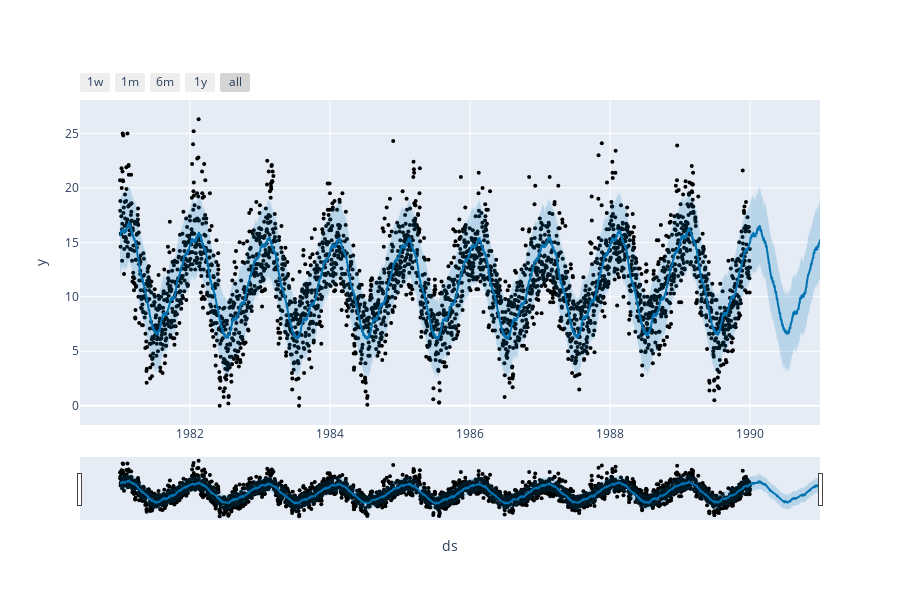

Notebook source saved alongside this figure:
### Code cell
# interactive plotting
from prophet.plot import plot_plotly, plot_components_plotly
plot_plotly(m, forecast)

### Figure 1 — Plotly figure (JSON) as saved in the notebook; plotly's stock layout.template omitted (floating-point values rounded to 4 significant figures; data arrays with more than 128 entries replaced by an {"elided": "..."} marker saying what was removed)
{"data": [{"marker": {"color": "black", "size": 4}, "mode": "markers", "name": "Actual", "type": "scatter", "x": {"elided": "3285 str values"}, "y": {"elided": "3285 float values"}}, {"hoverinfo": "skip", "line": {"width": 0}, "mode": "lines", "type": "scatter", "x": {"elided": "3650 str values"}, "y": {"elided": "3650 float values"}}, {"fill": "tonexty", "fillcolor": "rgba(0, 114, 178, 0.2)", "line": {"color": "#0072B2", "width": 2}, "mode": "lines", "name": "Predicted", "type": "scatter", "x": {"elided": "3650 str values"}, "y": {"elided": "3650 float values"}}, {"fill": "tonexty", "fillcolor": "rgba(0, 114, 178, 0.2)", "hoverinfo": "skip", "line": {"width": 0}, "mode": "lines", "type": "scatter", "x": {"elided": "3650 str values"}, "y": {"elided": "3650 float values"}}], "layout": {"height": 600, "showlegend": false, "width": 900, "xaxis": {"rangeselector": {"buttons": [{"count": 7, "label": "1w", "step": "day", "stepmode": "backward"}, {"count": 1, "label": "1m", "step": "month", "stepmode": "backward"}, {"count": 6, "label": "6m", "step": "month", "stepmode": "backward"}, {"count": 1, "label": "1y", "step": "year", "stepmode": "backward"}, {"step": "all"}]}, "rangeslider": {"visible": true}, "title": {"text": "ds"}, "type": "date"}, "yaxis": {"title": {"text": "y"}}}}
